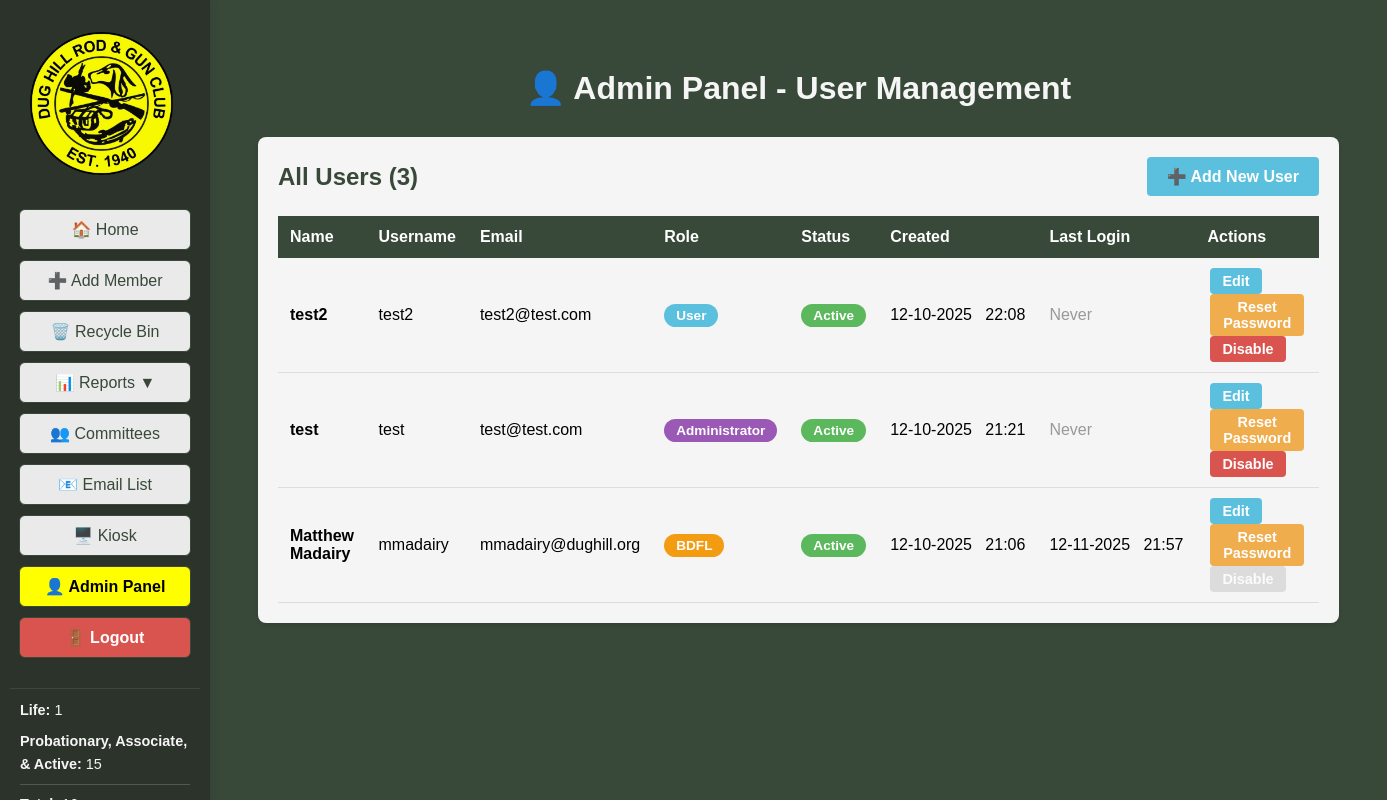
The app's page /admin/users (signed in) with its own data.
### tables this page shows
CREATE TABLE users (
			id INTEGER PRIMARY KEY AUTOINCREMENT,
			username TEXT UNIQUE NOT NULL,
			password_hash TEXT NOT NULL,
			email TEXT UNIQUE NOT NULL,
			created_at TEXT NOT NULL,
			is_active INTEGER DEFAULT 1
		, role TEXT DEFAULT User, must_change_password INTEGER DEFAULT 0, name TEXT, failed_login_attempts INTEGER DEFAULT 0, locked_until TEXT, last_login TEXT, last_password_change TEXT);

### DH_DB_Webapp/app.py (the view, shortened to what this page needs)
@app.route('/admin/users', methods=['GET', 'POST'])
@login_required
def admin_users():
	if not current_user.is_admin_or_bdfl():
		flash('Access denied. Only administrators can access the admin panel.', 'error')
		return redirect(url_for('index'))
	all_users = database.get_all_users()
	member_stats = get_member_stats()
	return render_template('admin_users.html', users=all_users, active_page='admin_users', member_stats=member_stats)

### DH_DB_Webapp/app.py (called while the page is built)
@login_manager.user_loader
def load_user(user_id):
    user_data = database.get_user_by_id(int(user_id))
    if user_data:
        try:
            role = user_data['role']
        except (KeyError, IndexError):
            role = 'User'
        try:
            must_change_password = bool(user_data['must_change_password'])
        except (KeyError, IndexError):
            must_change_password = False
        return User(
            id=user_data['id'],
            username=user_data['username'],
            email=user_data['email'],
            role=role,
            is_active=bool(user_data['is_active']),
            must_change_password=must_change_password
        )
    return None

def get_member_stats():
	all_members = database.get_all_members()
	life_count = len([m for m in all_members if m['membership_type'] == 'Life'])
	voting_count = len([m for m in all_members if m['membership_type'] in ['Probationary', 'Associate', 'Active']])
	total_count = len(all_members)
	return {
		'life_members': life_count,
		'voting_members': voting_count,
		'total_members': total_count
	}

@app.after_request
def set_security_headers(response):
	response.headers['X-Content-Type-Options'] = 'nosniff'
	response.headers['X-Frame-Options'] = 'DENY'
	response.headers['X-XSS-Protection'] = '1; mode=block'
	response.headers['Strict-Transport-Security'] = 'max-age=31536000; includeSubDomains'
	response.headers['Content-Security-Policy'] = "default-src 'self'; style-src 'self' 'unsafe-inline'; script-src 'self' 'unsafe-inline'"
	return response

@app.before_request
def check_password_change_required():
	if request.endpoint in ['static', 'login', 'logout', 'change_password', 'register']:
		return
	if current_user.is_authenticated and hasattr(current_user, 'must_change_password') and current_user.must_change_password:
		if request.endpoint != 'change_password':
			return redirect(url_for('change_password'))

    @property
    def is_active(self):
        return self._is_active

    def is_bdfl(self):
        return self.role == 'BDFL'

    def is_admin_or_bdfl(self):
        return self.role in ('BDFL', 'Administrator')

### DH_DB_Webapp/database.py (called while the page is built)
def get_connection():
	conn = sqlite3.connect(DB_NAME, timeout=30.0)  # Increase timeout for PythonAnywhere
	conn.row_factory = sqlite3.Row
	conn.execute('PRAGMA journal_mode=WAL')
	return conn

### DH_DB_Webapp/templates/admin_users.html (shortened to what this page needs)
<!DOCTYPE html>
<html>
<head>
</head>
<body style="background-color:#384839; font-family:Arial, Helvetica, sans-serif;">
    <div style="display:flex; flex-direction:row;">
        <div style="position:fixed; top:0; left:0; height:100vh; width:210px; background-color:#2c332b; display:flex; flex-direction:column; align-items:center; padding-top:120px; z-index:100; box-shadow:2px 0 8px rgba(0,0,0,0.08); overflow-y:auto;">
            <img src="{{ url_for('static', filename='Main_Logo-removebg-preview.png') }}" alt="Main Logo" style="height:143px; margin-top:-88px; margin-left:-8px; margin-bottom:34px;">
            <a href="{{ url_for('index') }}" style="width:170px; display:inline-block; padding:10px 0; margin-bottom:10px; border-radius:6px; border:1px solid #384839; background-color:#eaeaea; color:#384839; text-decoration:none; font-weight:normal; font-size:1em; font-family:Arial, Helvetica, sans-serif; box-shadow:0 1px 2px rgba(0,0,0,0.04); text-align:center;">🏠 Home</a>
            <a href="javascript:void(0);" onclick="openModal('addMemberModal')" style="width:170px; display:inline-block; padding:10px 0; margin-bottom:10px; border-radius:6px; border:1px solid #384839; background-color:#eaeaea; color:#384839; text-decoration:none; font-weight:normal; font-size:1em; font-family:Arial, Helvetica, sans-serif; box-shadow:0 1px 2px rgba(0,0,0,0.04); text-align:center;">➕ Add Member</a>
            <a href="{{ url_for('recycle_bin') }}" style="width:170px; display:inline-block; padding:10px 0; margin-bottom:10px; border-radius:6px; border:1px solid #384839; background-color:#eaeaea; color:#384839; text-decoration:none; font-weight:normal; font-size:1em; font-family:Arial, Helvetica, sans-serif; box-shadow:0 1px 2px rgba(0,0,0,0.04); text-align:center;">🗑️ Recycle Bin</a>
            <div class="menu-toggle" onclick="toggleSubmenu()" style="width:170px; display:inline-block; padding:10px 0; margin-bottom:10px; border-radius:6px; border:1px solid #384839; background-color:#eaeaea; color:#384839; text-decoration:none; font-weight:normal; font-size:1em; font-family:Arial, Helvetica, sans-serif; box-shadow:0 1px 2px rgba(0,0,0,0.04); text-align:center;">
                📊 Reports <span id="submenu-arrow">▼</span>
            </div>
            <a href="{{ url_for('committees') }}" style="width:170px; display:inline-block; padding:10px 0; margin-bottom:10px; border-radius:6px; border:1px solid #384839; background-color:#eaeaea; color:#384839; text-decoration:none; font-weight:normal; font-size:1em; font-family:Arial, Helvetica, sans-serif; box-shadow:0 1px 2px rgba(0,0,0,0.04); text-align:center;">👥 Committees</a>
            <a href="javascript:void(0);" onclick="generateEmailList()" style="width:170px; display:inline-block; padding:10px 0; margin-bottom:10px; border-radius:6px; border:1px solid #384839; background-color:#eaeaea; color:#384839; text-decoration:none; font-weight:normal; font-size:1em; font-family:Arial, Helvetica, sans-serif; box-shadow:0 1px 2px rgba(0,0,0,0.04); text-align:center;">📧 Email List</a>
            <a href="{{ url_for('kiosk') }}" target="_blank" style="width:170px; display:inline-block; padding:10px 0; margin-bottom:10px; border-radius:6px; border:1px solid #384839; background-color:#eaeaea; color:#384839; text-decoration:none; font-weight:normal; font-size:1em; font-family:Arial, Helvetica, sans-serif; box-shadow:0 1px 2px rgba(0,0,0,0.04); text-align:center;">🖥️ Kiosk</a>
            {% if current_user.is_admin_or_bdfl() %}
            <a href="{{ url_for('admin_users') }}" class="active-menu" style="width:170px; display:inline-block; padding:10px 0; margin-bottom:10px; border-radius:6px; border:1px solid #384839; background-color:rgb(255,255,0); color:#000000; text-decoration:none; font-weight:bold; font-size:1em; font-family:Arial, Helvetica, sans-serif; box-shadow:0 1px 2px rgba(0,0,0,0.04); text-align:center;">👤 Admin Panel</a>
            {% endif %}
            <a href="{{ url_for('logout') }}" style="width:170px; display:inline-block; padding:10px 0; margin-bottom:10px; border-radius:6px; border:1px solid #384839; background-color:#d9534f; color:#ffffff; text-decoration:none; font-weight:bold; font-size:1em; font-family:Arial, Helvetica, sans-serif; box-shadow:0 1px 2px rgba(0,0,0,0.04); text-align:center;">🚪 Logout</a>
            <div style="width:170px; margin-top:20px; padding:10px; border-top:1px solid #384839;">
                <div style="color:#f5f5f5; font-size:0.9em; line-height:1.6; text-align:left;">
                    <div style="margin-bottom:8px;"><strong>Life:</strong> {{ member_stats.life_members }}</div>
                    <div style="margin-bottom:8px;"><strong>Probationary, Associate, & Active:</strong> {{ member_stats.voting_members }}</div>
                    <div style="border-top:1px solid #555; padding-top:8px;"><strong>Total:</strong> {{ member_stats.total_members }}</div>
                </div>
            </div>
        </div>
        <div style="flex:1; margin-left:210px; padding:40px;">
            <h1 style="color:#f5f5f5; text-align:center; margin-bottom:30px;">👤 Admin Panel - User Management</h1>
            <div class="user-table">
                <div style="display:flex; justify-content:space-between; align-items:center; margin-bottom:20px;">
                    <h2 style="color:#384839; margin:0;">All Users ({{ users|length }})</h2>
                    <button onclick="openAddUserModal()" style="padding:10px 20px; background-color:#5bc0de; color:white; border:none; border-radius:4px; font-size:1em; font-weight:bold; cursor:pointer;">➕ Add New User</button>
                </div>
                <table>
                    <thead>
                        <tr>
                            <th>Name</th>
                            <th>Username</th>
                            <th>Email</th>
                            <th>Role</th>
                            <th>Status</th>
                            <th>Created</th>
                            <th>Last Login</th>
                            <th>Actions</th>
                        </tr>
                    </thead>
                    <tbody>
                        {% for user in users %}
                        <tr>
                            <td><strong>{{ user.name if user.name else '-' }}</strong></td>
                            <td>{{ user.username }}</td>
                            <td>{{ user.email }}</td>
                            <td>
                                <span class="role-badge role-{{ user.role|lower }}">{{ user.role }}</span>
                            </td>
                            <td>
                                <span class="status-badge status-{{ 'active' if user.is_active else 'inactive' }}">{{ 'Active' if user.is_active else 'Inactive' }}</span>
                            </td>
                            <td>{{ user.created_at[5:7] }}-{{ user.created_at[8:10] }}-{{ user.created_at[:4] }}&nbsp;&nbsp;&nbsp;{{ user.created_at[11:16] }}</td>
                            <td>{% if user.last_login %}{{ user.last_login[5:7] }}-{{ user.last_login[8:10] }}-{{ user.last_login[:4] }}&nbsp;&nbsp;&nbsp;{{ user.last_login[11:16] }}{% else %}<span style="color:#999;">Never</span>{% endif %}</td>
                            <td>
                                <button onclick="editUser({{ user.id }})" class="btn-action btn-edit" {% if user.role == 'BDFL' and not current_user.is_bdfl() %}disabled{% endif %}>Edit</button>
                                <button onclick="resetPassword({{ user.id }}, '{{ user.username }}')" class="btn-action btn-reset" {% if user.role == 'BDFL' and user.id != current_user.id %}disabled{% endif %}>Reset Password</button>
                                {% if user.is_active %}
                                <button onclick="toggleUserStatus({{ user.id }}, '{{ user.username }}', false)" class="btn-action btn-disable" {% if user.role == 'BDFL' %}disabled{% endif %}>Disable</button>
                                {% else %}
                                <button onclick="toggleUserStatus({{ user.id }}, '{{ user.username }}', true)" class="btn-action btn-enable" {% if user.role == 'BDFL' %}disabled{% endif %}>Enable</button>
                                {% endif %}
                            </td>
                        </tr>
                        {% endfor %}
                    </tbody>
                </table>
            </div>
        </div>
    </div>
</body>
</html>

### DH_DB_Webapp/templates/admin_users.html (style rules this page uses)
.active-menu { background-color: rgb(255,255,0) !important; color: #000000 !important; }
.menu-toggle { cursor: pointer; user-select: none; }
.user-table { background-color: #f5f5f5; border-radius: 8px; padding: 20px; box-shadow: 0 2px 4px rgba(0,0,0,0.1); }
.user-table table { width: 100%; border-collapse: collapse; }
.user-table th { background-color: #384839; color: white; padding: 12px; text-align: left; font-weight: bold; }
.user-table td { padding: 10px 12px; border-bottom: 1px solid #ddd; }
.role-badge { display: inline-block; padding: 4px 12px; border-radius: 12px; font-size: 0.85em; font-weight: bold; }
.role-bdfl { background-color: #f39c12; color: white; }
.role-administrator { background-color: #9b59b6; color: white; }
.role-user { background-color: #5bc0de; color: white; }
.status-badge { display: inline-block; padding: 4px 12px; border-radius: 12px; font-size: 0.85em; font-weight: bold; }
.status-active { background-color: #5cb85c; color: white; }
.btn-action { padding: 5px 12px; margin: 0 3px; border: none; border-radius: 4px; font-size: 0.9em; font-weight: bold; cursor: pointer; color: white; }
.btn-edit { background-color: #5bc0de; }
.btn-reset { background-color: #f0ad4e; }
.btn-disable { background-color: #d9534f; }
.btn-action:disabled { background-color: #cccccc; cursor: not-allowed; opacity: 0.6; }

### records on screen
users: name "test2", username "test2", email "test2@test.com", role "User", is_active "Active", created_at "12", created_at "10", created_at "2025", created_at "22:08", shows "Never"
users: name "test", username "test", email "test@test.com", role "Administrator", is_active "Active", created_at "12", created_at "10", created_at "2025", created_at "21:21", shows "Never"
users: name "Matthew Madairy", username "mmadairy", email "mmadairy@dughill.org", role "BDFL", is_active "Active", created_at "12", created_at "10", created_at "2025", created_at "21:06", last_login "12", last_login "11", last_login "2025", last_login "21:57"

### other values on screen
{{ member_stats.life_members }} "1"
{{ member_stats.voting_members }} "15"
{{ users|length }} "3"
